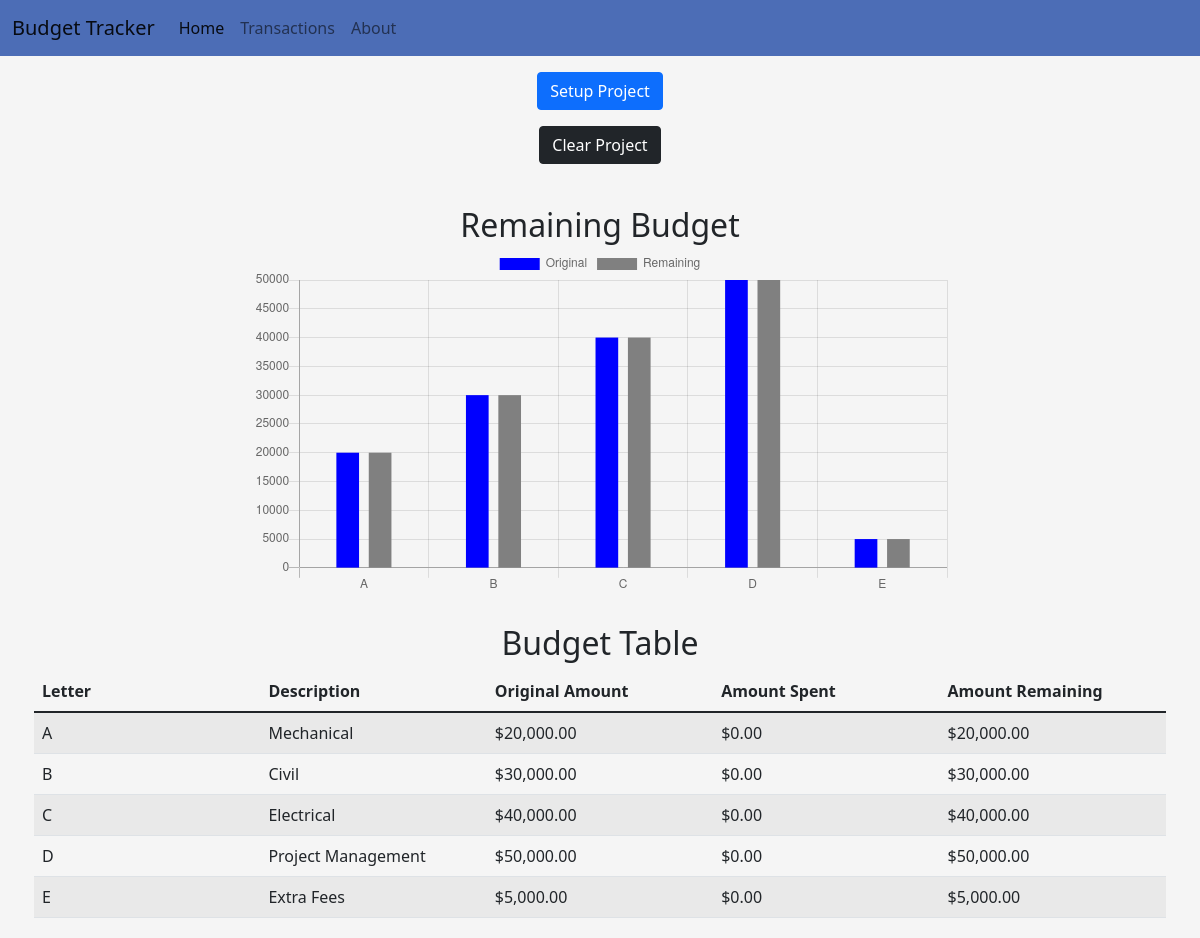
Before: / with the older database file.
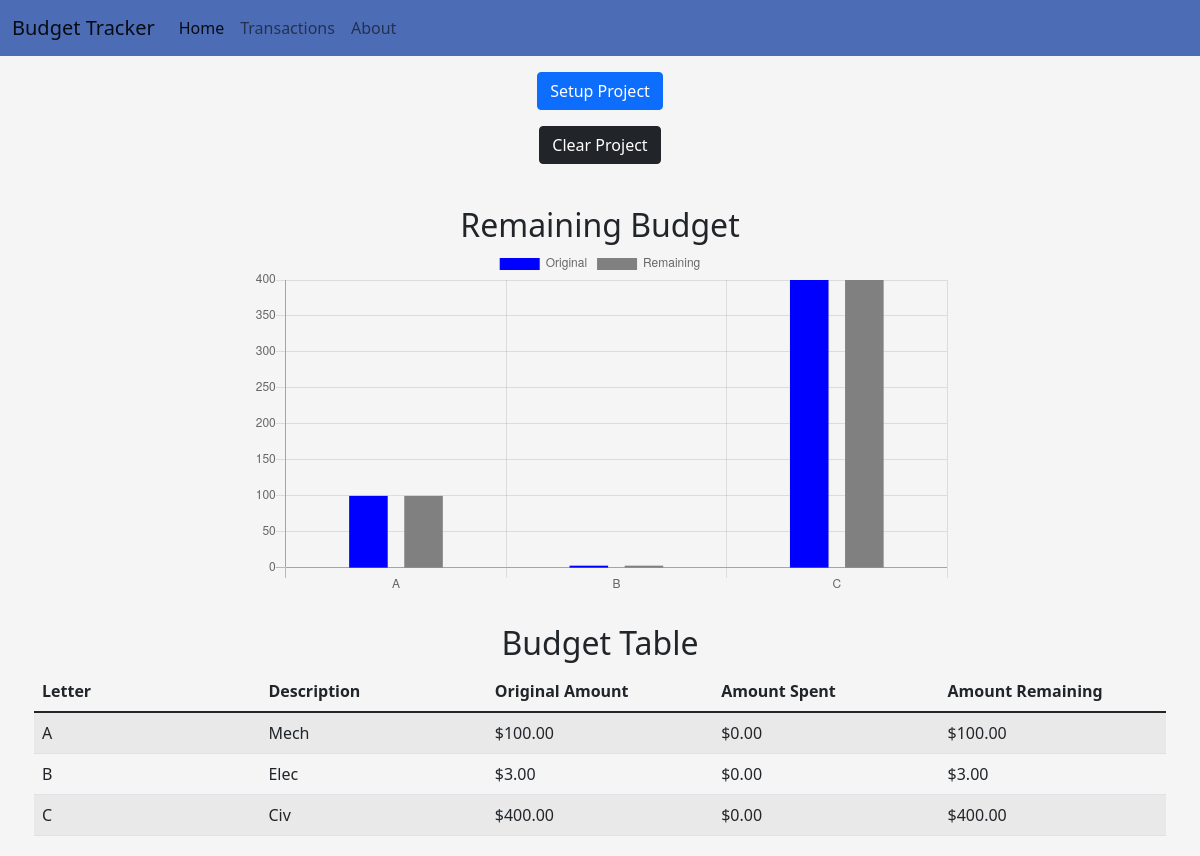
After: the same page with the newer database file.
### tables this page shows
CREATE TABLE budgets (
letters TEXT NOT NULL,
description TEXT,
amount REAL NOT NULL);

CREATE TABLE original_budget(
  letters TEXT,
  description TEXT,
  amount REAL
);

### app.py (the view)
@app.route("/", methods=["GET", "POST"])
def index():
    if request.method == "POST":
        print(request.form.get("clearProject"))
        if request.form.get("clearProject"):
            clear_project()
        return render_template("index.html")
    if request.method == "GET":
        if not is_setup():
            return render_template("setup.html", message = "Please set up project first.")
        budgets = db.execute("SELECT letters, amount, description FROM budgets")
        x_vals = []
        y_vals = []
        y_orig_values = []
        for budget in budgets:
            x_vals.append(budget["letters"])
            y_vals.append(budget["amount"])
        orig_budgets = db.execute("SELECT letters, amount FROM original_budget")
        for orig_budget in orig_budgets:
            y_orig_values.append(orig_budget["amount"])
        colors = ["#FF6666", "#FFB266", "#009999", "#66B2FF", "#6666FF"]
        for i in range(len(budgets)):
            original_amount = float(orig_budgets[i]["amount"])
            amount_spent = original_amount - float(budgets[i]["amount"])
            budgets[i]['original_amount'] = original_amount
            budgets[i]['amount_spent'] = amount_spent
        return render_template("index.html", budgets = budgets, xVals = x_vals, yVals = y_vals, yOriginalValues = y_orig_values, colors = colors)

### helpers.py (called while the page is built)
def usd(value):
    return f"${value:,.2f}"

def is_setup():
    if len(db.execute("SELECT * FROM info")):
        return True
    else:
        return False

### templates/index.html (shortened to what this page needs)
{% extends "layout.html" %}
{% block main %}
<div class="container mt-3">
  <form action="/" method="post">
    <div class="input-group mb-3 container-fluid col">
      <a href="/setup" class="btn btn-primary m-auto">Setup Project</a>
    </div>
    <div class="input-group mb-3 container-fluid col">
      <button type="button" class="btn btn-dark m-auto" data-bs-toggle="modal" data-bs-target="#clearProjectModal">
        Clear Project
      </button>
    </div>
  </form>
</div>
<div class="container-fluid charts">
  <div class="text-center lead pt-3 pb-1">
    <h2>Remaining Budget</h2>
  </div>
    <canvas id="myChart" name="myChart" style="width:100%; max-width:700px; margin:auto"></canvas>
</div>
<div class="container-fluid">
  <div class="text-center lead pt-3 pb-1">
    <h2>Budget Table</h2>
  </div>
  <div class="container m-auto p-1 table-responsive-md">
    <table class="table table-striped table-hover">
      <thead>
        <tr>
          <th>Letter</th>
          <th>Description</th>
          <th>Original Amount</th>
          <th>Amount Spent</th>
          <th>Amount Remaining</th>
        </tr>
      </thead>
      <tbody>
        {% for row in budgets %}
        <tr>
          <td> {{ row['letters'] }}  </td>
          <td> {{ row['description'] }} </td>
          <td> {{ row['original_amount'] | usd }} </td>
          <td> {{ row['amount_spent'] | usd}} </td>
          <td> {{ row['amount'] | usd}} </td>
        </tr>
        {% endfor %}
      </tbody>
    </table>
  </div>
</div>
<script>
    var xValues = [];
    var yValues = [];
    var yOriginalValues = [];
    var barColors = [];
    '{% for x in xVals %}'
        xValues.push('{{ x }}');
    '{% endfor %}'
    '{% for y in yVals %}'
        yValues.push('{{ y }}');
    '{% endfor %}'
    '{% for yOrig in yOriginalValues %}'
        yOriginalValues.push('{{ yOrig }}');
    '{% endfor %}'
    '{% for color in colors %}'
        barColors.push('{{ color }}');
    '{% endfor %}'
    console.log(xValues);
    console.log(yValues);
    console.log(yOriginalValues);
    console.log(barColors);
    var data = {
      labels: xValues,
      datasets: [
        {
          label: "Original",
          backgroundColor: "blue",
          data: yOriginalValues
        },
        {
          label: "Remaining",
          backgroundColor: "grey",
          data: yValues
        }
      ]
    }
    new Chart("myChart", {
      type: "bar",
      data: data,
      options:
      {
        scales:
        {
          xAxes:
          [{
            barPercentage: 0.7,
            categoryPercentage: 0.5
          }],
          yAxes:
          [{
            ticks:
            {
              min: 0
            }
          }]
        },
      }
    });
</script>
{% endblock %}

### templates/layout.html (shortened to what this page needs)
<!DOCTYPE html>
<html lang="en">
    <head>
<link href="https://cdn.jsdelivr.net/npm/bootstrap@5.1.3/dist/css/bootstrap.min.css" rel="stylesheet">
<link href="static/style.css" rel="stylesheet">
    </head>
    <body>
      <nav class="navbar navbar-expand-lg navbar-light" style="background-color:rgb(76, 109, 182)">
          <div class="container-fluid">
            <a class="navbar-brand" href="/">Budget Tracker</a>
            <div class="collapse navbar-collapse" id="navbarNavDropdown">
              <ul class="navbar-nav">
                <li class="nav-item">
                  <a class="nav-link active" href="/">Home</a>
                </li>
                <li class="nav-item">
                  <a class="nav-link" href="/transactions">Transactions</a>
                </li>
                <li class="nav-item">
                  <a class="nav-link" href="/about">About</a>
                </li>
              </ul>
            </div>
          </div>
        </nav>
        <main>
            {% block main %}{% endblock %}
        </main>
    </body>
</html>

### static/style.css (style rules this page uses)
.charts { margin: auto; }
body { background-color:whitesmoke; }
h1, h2, h3, h4, h5, h6 { margin: auto; margin-top: 10px; text-align: center; }
table { margin: auto; padding: 6px; table-layout: fixed; }
td { margin: auto; padding: 6px; word-wrap: break-word; }

Changed rows visible on the page:
removed budgets: letters "D", description "Project Management", original_amount "$50,000.00", amount_spent "$0.00", amount "$50,000.00"
removed budgets: letters "E", description "Extra Fees", original_amount "$5,000.00", amount_spent "$0.00", amount "$5,000.00"
changed budgets: description "Mechanical" → "Mech"; original_amount "$20,000.00" → "$100.00"; amount "$20,000.00" → "$100.00"
changed budgets: description "Civil" → "Elec"; original_amount "$30,000.00" → "$3.00"; amount "$30,000.00" → "$3.00"
changed budgets: description "Electrical" → "Civ"; original_amount "$40,000.00" → "$400.00"; amount "$40,000.00" → "$400.00"
Other visible differences:
chart data {{ x }}: A, B, C, D, E → A, B, C
chart data {{ y }}: 20000.0, 30000.0, 40000.0, 50000.0, 5000.0 → 100.0, 3.0, 400.0
chart data {{ yOrig }}: 20000.0, 30000.0, 40000.0, 50000.0, 5000.0 → 100.0, 3.0, 400.0
